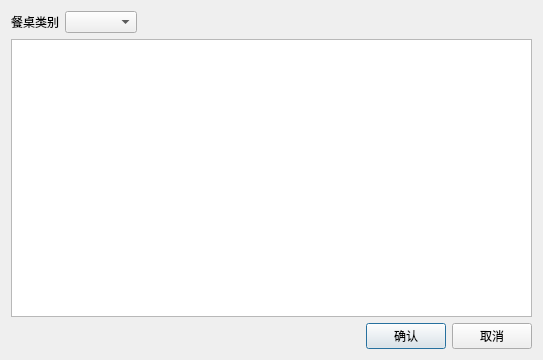
<?xml version="1.0" encoding="UTF-8"?>
<ui version="4.0">
 <class>w_scr_dish_restaurant_table_select</class>
 <widget class="QDialog" name="w_scr_dish_restaurant_table_select">
  <property name="geometry">
   <rect>
    <x>0</x>
    <y>0</y>
    <width>543</width>
    <height>360</height>
   </rect>
  </property>
  <property name="windowTitle">
   <string>Dialog</string>
  </property>
  <layout class="QVBoxLayout" name="verticalLayout">
   <item>
    <layout class="QHBoxLayout" name="horizontalLayout_2">
     <item>
      <widget class="QLabel" name="label">
       <property name="text">
        <string>餐桌类别</string>
       </property>
      </widget>
     </item>
     <item>
      <widget class="QComboBox" name="comboBox_tabletype"/>
     </item>
     <item>
      <spacer name="horizontalSpacer_2">
       <property name="orientation">
        <enum>Qt::Horizontal</enum>
       </property>
       <property name="sizeHint" stdset="0">
        <size>
         <width>40</width>
         <height>20</height>
        </size>
       </property>
      </spacer>
     </item>
    </layout>
   </item>
   <item>
    <widget class="restaurantTableView" name="tableView_table"/>
   </item>
   <item>
    <layout class="QHBoxLayout" name="horizontalLayout">
     <item>
      <spacer name="horizontalSpacer">
       <property name="orientation">
        <enum>Qt::Horizontal</enum>
       </property>
       <property name="sizeHint" stdset="0">
        <size>
         <width>40</width>
         <height>20</height>
        </size>
       </property>
      </spacer>
     </item>
     <item>
      <widget class="QPushButton" name="pushButton_ok">
       <property name="text">
        <string>确认</string>
       </property>
      </widget>
     </item>
     <item>
      <widget class="QPushButton" name="pushButton_cancel">
       <property name="text">
        <string>取消</string>
       </property>
      </widget>
     </item>
    </layout>
   </item>
  </layout>
 </widget>
 <customwidgets>
  <customwidget>
   <class>restaurantTableView</class>
   <extends>QTableView</extends>
   <header>restauranttableview.h</header>
  </customwidget>
 </customwidgets>
 <resources/>
 <connections/>
</ui>
